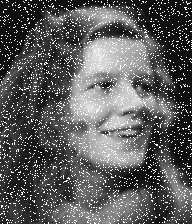
#> input picture equalizarHistograma/enhance-me.gif, 192 x 224 px
$ python main.py
#> lines starting #> are read from the running program, lines starting #| are printed output that depends on the picture
import numpy as np
from PIL import Image
from numpy import asarray
import matplotlib.pyplot as plt

def filtroMediana(img,m,n):
    for x in range(1, m - 2):
        for y in range(1, n - 2):
            w = img[x - 1:x + 2, y - 1:y + 2]
            img[x, y] = np.median(w).astype(int)
    return img

def instantiate_histogram():
    hist_array = []
    for i in range(0, 256):
        hist_array.append(str(i))
        hist_array.append(0)
    hist_dct = {hist_array[i]: hist_array[i + 1] for i in range(0, len(hist_array), 2)}
    return hist_dct

def count_intensity_values(hist, img):
    for row in img:
        for column in row:
            hist[str(int(column))] = hist[str(int(column))] + 1
    return hist

def plot_hist(hist, hist2=''):
    if hist2 != '':
        figure, axarr = plt.subplots(1,2, figsize=(20, 10))
        axarr[0].bar(hist.keys(), hist.values())
        axarr[1].bar(hist2.keys(), hist2.values())
    else:
        plt.bar(hist.keys(), hist.values())
        plt.xlabel("Níveis intensidade")
        ax = plt.gca()
        ax.axes.xaxis.set_ticks([])
        plt.grid(True)
        plt.show()

def get_hist_proba(hist, n_pixels):
    hist_proba = {}
    for i in range(0, 256):
        hist_proba[str(i)] = hist[str(i)] / n_pixels
    return hist_proba

def get_accumulated_proba(hist_proba):
    acc_proba = {}
    sum_proba = 0
    for i in range(0, 256):
        if i == 0:
            pass
        else:
            sum_proba += hist_proba[str(i - 1)]
        acc_proba[str(i)] = hist_proba[str(i)] + sum_proba
    return acc_proba

def get_new_gray_value(acc_proba):
    new_gray_value = {}
    for i in range(0, 256):
        new_gray_value[str(i)] = np.ceil(acc_proba[str(i)] * 255)
    return new_gray_value

def equalize_hist(img, new_gray_value):
    for row in range(img.shape[0]):
        for column in range(img.shape[1]):
            img[row][column] = new_gray_value[str(int(img[row][column]))]
    return img

def main():
    image = Image.open('enhance-me.gif')
#> image is the input picture: PIL image 192x224 L; min 0, max 31, mean 11.4
    npImage = np.array(image)
    m = npImage.shape[0]  # qtd lines
#> m = 224
    n = npImage.shape[1]  # qtd cols
#> n = 192
    #criar histograma da imagem
    histogram = instantiate_histogram()
    #contar qtd de vezes cada pixel (intensidade) aparece na imagem
    histogram = count_intensity_values(histogram, npImage)
#> after the loop in count_intensity_values, `for row in img:`: hist = 256 items
#> histogram = 256 items
    n_pixels = m * n    #qtd pixels
#> n_pixels = 43008
    #calcular probabilidade de pixel aparecer (qtd de vezes que aparece / total de pixeis)
    hist_proba = get_hist_proba(histogram, n_pixels)
#> after the loop in get_hist_proba, `for i in range(0, 256):`: hist_proba = 256 items
#> hist_proba = 256 items
    #calcular  a probabilidade acumulada (soma cada valor do hist a cada probabilidade)
    accumulated_proba = get_accumulated_proba(hist_proba)
#> the loop in get_accumulated_proba, `for i in range(0, 256):` made 256 passes
#> sum_proba on passes 2 to 13: 6.98e-05, 9.3e-05, 0.159, 0.213, 0.278, 0.347, 0.434, 0.483, 0.53, 0.575, 0.6, 0.629
#> after the loop in get_accumulated_proba, `for i in range(0, 256):`: sum_proba = 1
#> accumulated_proba = 256 items
    #calcular novos valores de cinza da imagem
    new_gray_value = get_new_gray_value(accumulated_proba)
#> new_gray_value = 256 items
    #aplicar os novos valores na imagem original
    eq_img = equalize_hist(npImage.copy(), new_gray_value)
#> after the loop in equalize_hist, `for row in range(img.shape[0]):`:
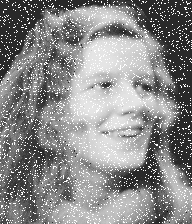
#> img: shape (224, 192); min 1, max 255, mean 136.7

    #criar histograma da imagem equalizada
    histogram1 = instantiate_histogram()
    histogram1 = count_intensity_values(histogram1, eq_img)
#> histogram1 = 256 items
    #plotar histogramas
    plot_hist(histogram,histogram1)
    #aplicar filtro mediana
    imgFinal = filtroMediana(eq_img.copy(), m, n)
#> after the loop in filtroMediana, `for x in range(1, m - 2):`:
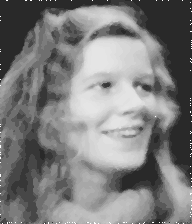
#> img: shape (224, 192); min 41, max 255, mean 125.5
    #plotar imagem original, equalizada, equalizada+filtrada
    figure, axarr = plt.subplots(1, 3, figsize=(20, 10))
    axarr[0].imshow(npImage, cmap='gray')
    axarr[1].imshow(eq_img, cmap='gray')
    axarr[2].imshow(imgFinal, cmap='gray')
    plt.show()
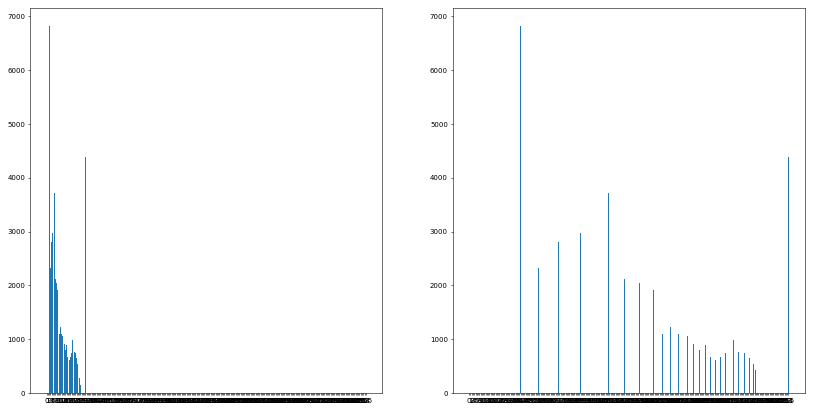
#> figure drawn by matplotlib, 2 panels; panel 1: tallest bar 6817 high, from x = 1.6 to 2.4; panel 2: tallest bar 6817 high, from x = 40.6 to 41.4
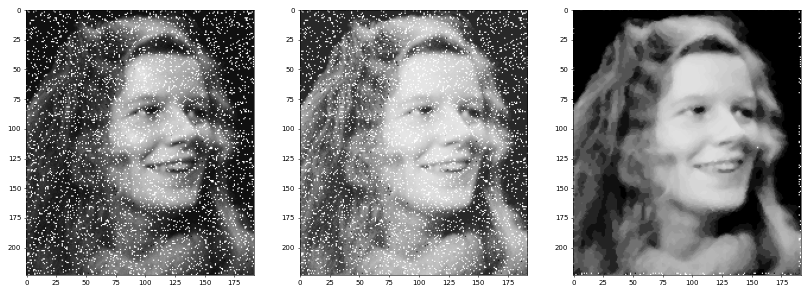
#> figure drawn by matplotlib, 3 panels
    imgFinal = Image.fromarray(imgFinal)
    imgFinal.save("enhanced.gif")

if __name__ == "__main__":
    main()
